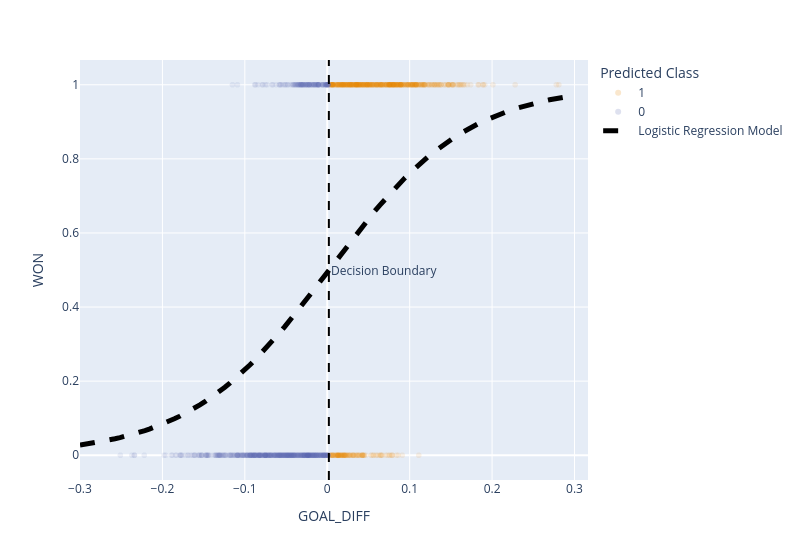

The notebook cell saved with this chart:
### Code cell
games = games.with_columns(pl.Series("Predicted Class", classes).cast(pl.String))

test_points = pl.DataFrame({"GOAL_DIFF": np.linspace(-0.3, 0.3, 100)})
test_points = test_points.with_columns(
    pl.Series("Predicted Prob", model.predict_proba(test_points)[:, 1])
)

fig = px.scatter(games, x="GOAL_DIFF", y="WON", color="Predicted Class", opacity=0.1)

# Add the logistic regression model predictions
fig.add_trace(go.Scatter(x=test_points["GOAL_DIFF"], y=test_points["Predicted Prob"], 
                         mode="lines", name="Logistic Regression Model", 
                         line_color="black", line_width=5, line_dash="dash"))
fig.add_vline(x = -model.intercept_[0]/model.coef_[0][0], line_dash="dash", 
              line_color="black",
              annotation_text="Decision Boundary", 
              annotation_position="right")

### Figure 1 — Plotly figure (JSON) as saved in the notebook; plotly's stock layout.template omitted (floating-point values rounded to 4 significant figures; data arrays with more than 128 entries replaced by an {"elided": "..."} marker saying what was removed)
{"data": [{"hovertemplate": "Predicted Class=1<br>GOAL_DIFF=%{x}<br>WON=%{y}<extra></extra>", "legendgroup": "1", "marker": {"color": "rgb(229, 134, 6)", "opacity": 0.1, "symbol": "circle"}, "mode": "markers", "name": "1", "showlegend": true, "type": "scattergl", "x": {"elided": "580 float values"}, "xaxis": "x", "y": {"elided": "580 int values"}, "yaxis": "y"}, {"hovertemplate": "Predicted Class=0<br>GOAL_DIFF=%{x}<br>WON=%{y}<extra></extra>", "legendgroup": "0", "marker": {"color": "rgb(93, 105, 177)", "opacity": 0.1, "symbol": "circle"}, "mode": "markers", "name": "0", "showlegend": true, "type": "scattergl", "x": {"elided": "650 float values"}, "xaxis": "x", "y": {"elided": "650 int values"}, "yaxis": "y"}, {"line": {"color": "black", "dash": "dash", "width": 5}, "mode": "lines", "name": "Logistic Regression Model", "type": "scatter", "x": [-0.3, -0.2939, -0.2879, -0.2818, -0.2758, -0.2697, -0.2636, -0.2576, -0.2515, -0.2455, -0.2394, -0.2333, -0.2273, -0.2212, -0.2152, -0.2091, -0.203, -0.197, -0.1909, -0.1848, -0.1788, -0.1727, -0.1667, -0.1606, -0.1545, -0.1485, -0.1424, -0.1364, -0.1303, -0.1242, -0.1182, -0.1121, -0.1061, -0.1, -0.09394, -0.08788, -0.08182, -0.07576, -0.0697, -0.06364, -0.05758, -0.05152, -0.04545, -0.03939, -0.03333, -0.02727, -0.02121, -0.01515, -0.009091, -0.00303, 0.00303, 0.009091, 0.01515, 0.02121, 0.02727, 0.03333, 0.03939, 0.04545, 0.05152, 0.05758, 0.06364, 0.0697, 0.07576, 0.08182, 0.08788, 0.09394, 0.1, 0.1061, 0.1121, 0.1182, 0.1242, 0.1303, 0.1364, 0.1424, 0.1485, 0.1545, 0.1606, 0.1667, 0.1727, 0.1788, 0.1848, 0.1909, 0.197, 0.203, 0.2091, 0.2152, 0.2212, 0.2273, 0.2333, 0.2394, 0.2455, 0.2515, 0.2576, 0.2636, 0.2697, 0.2758, 0.2818, 0.2879, 0.2939, 0.3], "y": [0.0274, 0.02937, 0.03148, 0.03374, 0.03616, 0.03874, 0.0415, 0.04445, 0.04759, 0.05094, 0.05452, 0.05834, 0.0624, 0.06672, 0.07133, 0.07622, 0.08142, 0.08694, 0.0928, 0.09901, 0.1056, 0.1126, 0.1199, 0.1277, 0.1359, 0.1445, 0.1536, 0.1631, 0.1732, 0.1837, 0.1946, 0.2061, 0.2181, 0.2306, 0.2435, 0.257, 0.2709, 0.2853, 0.3001, 0.3153, 0.331, 0.3471, 0.3635, 0.3802, 0.3972, 0.4145, 0.432, 0.4497, 0.4674, 0.4853, 0.5032, 0.5211, 0.539, 0.5567, 0.5743, 0.5917, 0.6089, 0.6258, 0.6425, 0.6587, 0.6747, 0.6902, 0.7053, 0.72, 0.7342, 0.7479, 0.7612, 0.774, 0.7863, 0.7981, 0.8094, 0.8202, 0.8305, 0.8403, 0.8497, 0.8586, 0.8671, 0.8752, 0.8828, 0.89, 0.8968, 0.9033, 0.9093, 0.9151, 0.9205, 0.9256, 0.9304, 0.9349, 0.9391, 0.9431, 0.9468, 0.9503, 0.9536, 0.9566, 0.9595, 0.9622, 0.9647, 0.9671, 0.9693, 0.9714]}], "layout": {"annotations": [{"showarrow": false, "text": "Decision Boundary", "x": 0.001942, "xanchor": "left", "xref": "x", "y": 0.5, "yanchor": "middle", "yref": "y domain"}], "legend": {"title": {"text": "Predicted Class"}, "tracegroupgap": 0}, "margin": {"t": 60}, "shapes": [{"line": {"color": "black", "dash": "dash"}, "type": "line", "x0": 0.001942, "x1": 0.001942, "xref": "x", "y0": 0, "y1": 1, "yref": "y domain"}], "width": 800, "xaxis": {"anchor": "y", "domain": [0.0, 1.0], "title": {"text": "GOAL_DIFF"}}, "yaxis": {"anchor": "x", "domain": [0.0, 1.0], "title": {"text": "WON"}}}}
